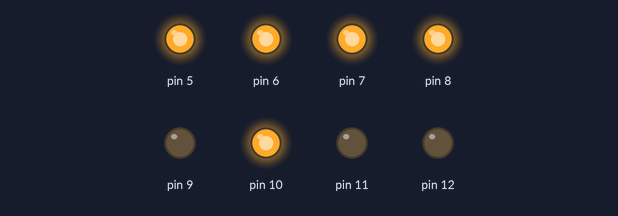
Recording of a sketch running on a simulated Arduino Uno, built with avr-gcc and run on an emulated ATmega328P. Parts: output pins drawn as LEDs (lit = HIGH).

Above: at 0.1 s.
At 1.3 s:
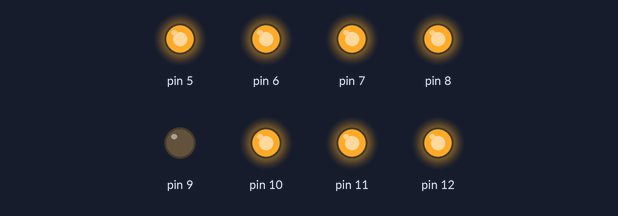
At 2.6 s:
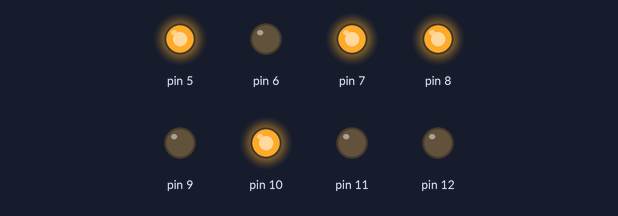
At 6.3 s:
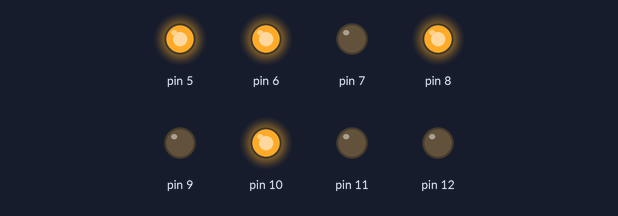
At 8.8 s:
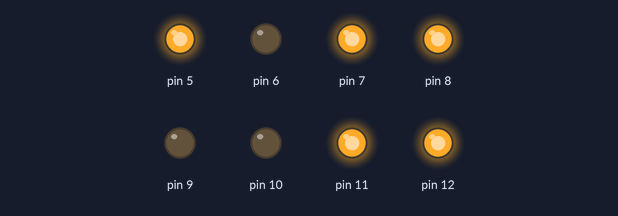
At 12.3 s:
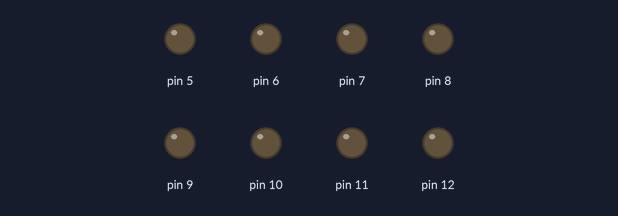
Timing chart, 0 to 13.8 s (numbered marks = the images above):
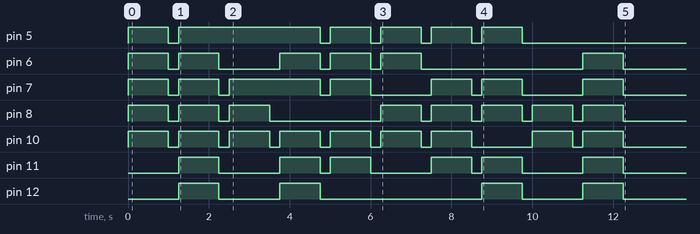

The sketch:

Arduino_Project2.ino
```cpp
// Arduino_Project2.ino
// Project: Display a countdown from 9-0 on 7-segment display
// Board: Arduino UNO
// Author: Alidu Mohammed Muhideen
// Date: 26/06/2026

// Define pin numbers for 7-segment segments
// Note: Pin 3,4 not used in this version


void setup() {

// Initialize all segment pins as OUTPUT
// Pins 5-12 connected to segments of 7-segment display


  pinMode(12, OUTPUT);
  pinMode(11, OUTPUT);
  pinMode(10, OUTPUT);
  pinMode(9, OUTPUT);
  pinMode(8, OUTPUT);
  pinMode(7, OUTPUT);
  pinMode(6, OUTPUT);
  pinMode(5, OUTPUT);


// For common cathode 7-seg: 1 = ON

//Display Number 9
  digitalWrite(7, 1); // Turn ON segment
  digitalWrite(6, 1);
  digitalWrite(5, 1);
  digitalWrite(10, 1);
  digitalWrite(8, 1);
  delay(1000);
  digitalWrite(7, 0);
  digitalWrite(6, 0);
  digitalWrite(5, 0);
  digitalWrite(10, 0);
  digitalWrite(8, 0);
  delay(250);

//Display Number 8
  digitalWrite(7, 1);
  digitalWrite(5, 1);
  digitalWrite(8, 1);
  digitalWrite(6, 1);
  digitalWrite(12, 1);
  digitalWrite(11, 1);
  digitalWrite(10, 1);
  delay(1000);
  digitalWrite(7, 0);
  digitalWrite(5, 1);
  digitalWrite(8, 0);
  digitalWrite(6, 0);
  digitalWrite(10, 0);
  digitalWrite(11, 0);
  digitalWrite(12, 0);
  delay(250);

//Display Number 7
  digitalWrite(7, 1);
  digitalWrite(8, 1);
  digitalWrite(10, 1);
  delay(1000);
  digitalWrite(7, 1);
  digitalWrite(8, 0);
  digitalWrite(10, 0);
  delay(250);

//Display Number 6
  digitalWrite(7, 1);
  digitalWrite(5, 1);
  digitalWrite(6, 1);
  digitalWrite(12, 1);
  digitalWrite(11, 1);
  digitalWrite(10, 1);
  delay(1000);
  digitalWrite(7, 0);
  digitalWrite(5, 0);
  digitalWrite(6, 0);
  digitalWrite(10, 0);
  digitalWrite(11, 0);
  digitalWrite(12, 0);
  delay(250);

//Display Number 5
  digitalWrite(7, 1);
  digitalWrite(6, 1);
  digitalWrite(5, 1);
  digitalWrite(10, 1);
  digitalWrite(11, 1);
  delay(1000);
  digitalWrite(7, 0);
  digitalWrite(6, 0);
  digitalWrite(5, 0);
  digitalWrite(10, 0);
  digitalWrite(11, 0);
  delay(250);

//Display Number 4
  digitalWrite(6, 1);
  digitalWrite(8, 1);
  digitalWrite(5, 1);
  digitalWrite(10, 1);
  delay(1000);
  digitalWrite(6, 0);
  digitalWrite(8, 0);
  digitalWrite(5, 0);
  digitalWrite(10, 0);
  delay(250);

//Display Number 3
  digitalWrite(7, 1);
  digitalWrite(8, 1);
  digitalWrite(5, 1);
  digitalWrite(10, 1);
  digitalWrite(11, 1);
  delay(1000);
  digitalWrite(7, 0);
  digitalWrite(8, 0);
  digitalWrite(5, 0);
  digitalWrite(10, 0);
  digitalWrite(11, 0);
  delay(250);

//Display Number 2
  digitalWrite(7, 1);
  digitalWrite(8, 1);
  digitalWrite(5, 1);
  digitalWrite(12, 1);
  digitalWrite(11, 1);
  delay(1000);
  digitalWrite(7, 0);
  digitalWrite(8, 0);
  digitalWrite(5, 0);
  digitalWrite(12, 0);
  digitalWrite(11, 0);
  delay(250);

//Display Number 1
  digitalWrite(8, 1);
  digitalWrite(10, 1);
  delay(1000);
  digitalWrite(8, 0);
  digitalWrite(10, 0);
  delay(250);

//Display Number 0
  digitalWrite(7, 1);
  digitalWrite(8, 1);
  digitalWrite(6, 1);
  digitalWrite(12, 1);
  digitalWrite(11, 1);
  digitalWrite(10, 1);
  delay(1000);
  digitalWrite(7, 0);
  digitalWrite(8, 0);
  digitalWrite(6, 0);
  digitalWrite(10, 0);
  digitalWrite(11, 0);
  digitalWrite(12, 0);
  delay(250);

  }

void loop() {

}
```
